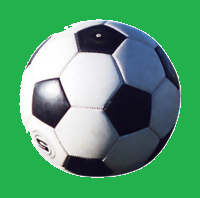
#> input picture second/image_data/ball.png, 200 x 198 px, given in place of the camera
$ python kadai2_circlelabeling.py
#> lines starting #> are read from the running program, lines starting #| are printed output that depends on the picture; after the words box and inside, x2 and y2 are one past the last pixel; in counts of white or black regions, pixels touching at a corner belong together
# ライブラリのインポート
import cv2
import numpy as np


def filtering(frame, hsvLower, hsvUpper):
    hsv = cv2.cvtColor(frame, cv2.COLOR_BGR2HSV)
    # HSVからマスクを作成
    hsv_mask = cv2.inRange(hsv, hsvLower, hsvUpper)
    # medianblurを用いてノイズ成分を除去
    blur_mask = cv2.medianBlur(hsv_mask, ksize=3)
    return hsv_mask, blur_mask


def labeling(blur_mask, src):
    # ラベリング処理
    nlabels, labels, stats, centroids = cv2.connectedComponentsWithStats(blur_mask)
    # 領域(stats[:, 4])1つ以上ある場合(そのうち1つは背景)だけ処理
    if nlabels >= 1:
        # 面積でソート(今回は面積が上位1つの領域を利用)
        top_idx = stats[:, 4].argsort()[-2:-1]
        # 各領域において...
        for i in top_idx:
            # ターミナル上に詳細表示
            print(
                "[x0: {}, y0: {}, x幅: {}, y幅: {}, 面積: {}]".format(
                    stats[i, 0], stats[i, 1], stats[i, 2], stats[i, 3], stats[i, 4]
                )
            )
            # 領域の外接矩形の角座標を入手
            x0 = stats[i, 0]
            y0 = stats[i, 1]
            x1 = x0 + stats[i, 2]
            y1 = y0 + stats[i, 3]
            gx = int(centroids[i, 0])
            gy = int(centroids[i, 1])
            # cv2.circleの引数はintである必要があるので注意
            cv2.circle(src, (gx, gy), stats[i, 2] // 2, (0, 0, 255), 5)
            cv2.circle(src, (gx, gy), 5, (0, 255, 0), -1)
            # 領域の重心座標、サイズを表示 (引数 : 描画画像、 書き込む文字列、 書き込む座標、 フォント、 サイズ、 色、 太さ)
            cv2.putText(
                src,
                "Center X: " + str(int(centroids[i, 0])),
                (x1 - 30, y1 + 15),
                cv2.FONT_HERSHEY_PLAIN,
                1,
                (0, 255, 255),
                2,
            )
            cv2.putText(
                src,
                "Center Y: " + str(int(centroids[i, 1])),
                (x1 - 30, y1 + 30),
                cv2.FONT_HERSHEY_PLAIN,
                1,
                (0, 255, 255),
                2,
            )
            cv2.putText(
                src,
                "Radius: " + str(int(stats[i, 2] // 2)),
                (x1 - 30, y1 + 45),
                cv2.FONT_HERSHEY_PLAIN,
                1,
                (0, 255, 255),
                2,
            )
    return src


def main():
    cap = cv2.VideoCapture(0)
    # 色の範囲
    # HSVRange["blue"]["lower"]で値を取り出せる
    HSVRange = {
        "blue": {"lower": np.array([100, 50, 50]), "upper": np.array([120, 255, 255])},
        "green": {"lower": np.array([40, 40, 40]), "upper": np.array([60, 255, 255])},
        "pink": {"lower": np.array([160, 50, 50]), "upper": np.array([170, 255, 255])},
    }
    # 実行
    while True:
        # -----------以下記述-----------
        # circle描画はURL参照→(http://labs.eecs.tottori-u.ac.jp/sd/Member/oyamada/OpenCV/html/py_tutorials/py_gui/py_drawing_functions/py_drawing_functions.html)
        # circle描画の ”引数:線幅” を -1 に設定することで塗り潰しが可能(円の中心点の描画に必要!)
        ret, frame = cap.read()
#> frame is the input picture: shape (198, 200, 3); mean B, G, R 113.1, 155.6, 84.3
        for color in ["blue", "green", "pink"]:
            _, blur_mask = filtering(frame, HSVRange[color]["lower"], HSVRange[color]["upper"])
            frame = labeling(blur_mask, frame)
#> this loop made 3 passes
#> (nlabels in labeling, top_idx in labeling) on pass 1: (5, [2])
#> (nlabels in labeling, stats in labeling, centroids in labeling, top_idx in labeling) on pass 2: (2, [[0, 0, 200, 198, 39523], [139, 90, 9, 9, 77]], [[99.42, 98.51], [143, 94]], [1])
#| [x0: 103, y0: 22, x幅: 77, y幅: 145, 面積: 5367]
#| [x0: 139, y0: 90, x幅: 9, y幅: 9, 面積: 77]
#> pass 1, in filtering, `hsv_mask = cv2.inRange(hsv, hsvLower, hsvUpper)`:
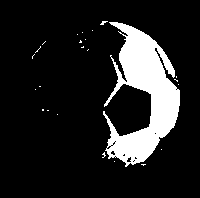
#> hsv_mask: shape (198, 200); 13.7% white; 24 white regions (23 under 20 px), largest, box (x1, y1, x2, y2) and area: (103, 22, 180, 167) 5349
#> pass 1, in filtering, `blur_mask = cv2.medianBlur(hsv_mask, ksize=3)`:
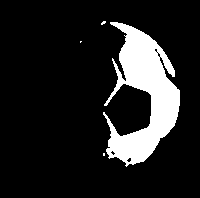
#> blur_mask: shape (198, 200); 13.6% white; 4 white regions (3 under 20 px), largest, box (x1, y1, x2, y2) and area: (103, 22, 180, 167) 5367
#> pass 1, in labeling, `nlabels, labels, stats, centroids = cv2.connectedComponentsWithStats(b..`:
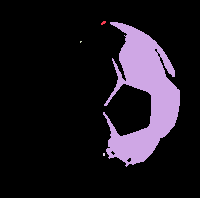
#> labels: shape (198, 200) int32; 5 distinct labels, from 0 to 4; one colour per label, 0 black
#> after the loop: blur_mask: shape (198, 200); every value is 0
#> after the loop:
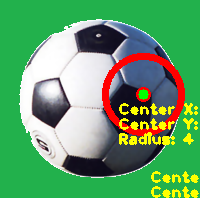
#> frame: shape (198, 200, 3); 8.63% of pixels changed, all inside (x1, y1, x2, y2) = (102, 53, 199, 198)
        cv2.imshow("output", frame)
        # 終了オプション
        k = cv2.waitKey(1)
#> (key q is pressed here)
        if k == ord("q"):
            break
    # カメラリリース、windowの開放
    cap.release()
    cv2.destroyAllWindows()


if __name__ == "__main__":
    main()
